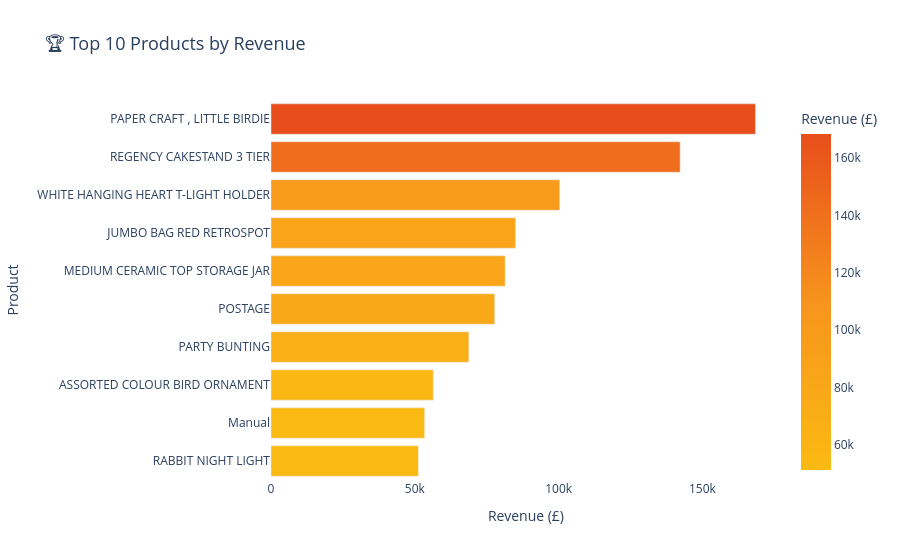

The cell this chart's notebook holds for it:
### Code cell
# ============================================================
# CELL 10: Top 10 Products by Revenue
# ============================================================

# Group by product description
product_revenue = df.groupby('Description')['TotalPrice'].sum().reset_index()
product_revenue = product_revenue.sort_values('TotalPrice', ascending=False).head(10)

# Plot
fig = px.bar(
    product_revenue,
    x='TotalPrice',
    y='Description',
    orientation='h',
    title='🏆 Top 10 Products by Revenue',
    labels={'TotalPrice': 'Revenue (£)', 'Description': 'Product'},
    color='TotalPrice',
    color_continuous_scale=['#FBBA13', '#F7941D', '#E84E1B']
)
fig.update_layout(
    title_font_size=18,
    yaxis={'categoryorder': 'total ascending'},
    plot_bgcolor='white',
    paper_bgcolor='white',
    showlegend=False
)
fig.show()
print("✅ Top products chart plotted!")

### Figure 1 — Plotly figure (JSON) as saved in the notebook; plotly's stock layout.template omitted (floating-point values rounded to 4 significant figures)
{"data": [{"alignmentgroup": "True", "hovertemplate": "Revenue (£)=%{marker.color}<br>Product=%{y}<extra></extra>", "legendgroup": "", "marker": {"color": [168500.0, 142300.0, 100400.0, 85040.0, 81420.0, 77800.0, 68790.0, 56410.0, 53420.0, 51250.0], "coloraxis": "coloraxis", "pattern": {"shape": ""}}, "name": "", "offsetgroup": "", "orientation": "h", "showlegend": false, "textposition": "auto", "type": "bar", "x": [168500.0, 142300.0, 100400.0, 85040.0, 81420.0, 77800.0, 68790.0, 56410.0, 53420.0, 51250.0], "xaxis": "x", "y": ["PAPER CRAFT , LITTLE BIRDIE", "REGENCY CAKESTAND 3 TIER", "WHITE HANGING HEART T-LIGHT HOLDER", "JUMBO BAG RED RETROSPOT", "MEDIUM CERAMIC TOP STORAGE JAR", "POSTAGE", "PARTY BUNTING", "ASSORTED COLOUR BIRD ORNAMENT", "Manual", "RABBIT NIGHT LIGHT"], "yaxis": "y"}], "layout": {"barmode": "relative", "coloraxis": {"colorbar": {"title": {"text": "Revenue (£)"}}, "colorscale": [[0, "#FBBA13"], [0.5, "#F7941D"], [1, "#E84E1B"]]}, "legend": {"tracegroupgap": 0}, "paper_bgcolor": "white", "plot_bgcolor": "white", "showlegend": false, "title": {"font": {"size": 18}, "text": "🏆 Top 10 Products by Revenue"}, "xaxis": {"anchor": "y", "domain": [0, 1], "title": {"text": "Revenue (£)"}}, "yaxis": {"anchor": "x", "categoryorder": "total ascending", "domain": [0, 1], "title": {"text": "Product"}}}}
